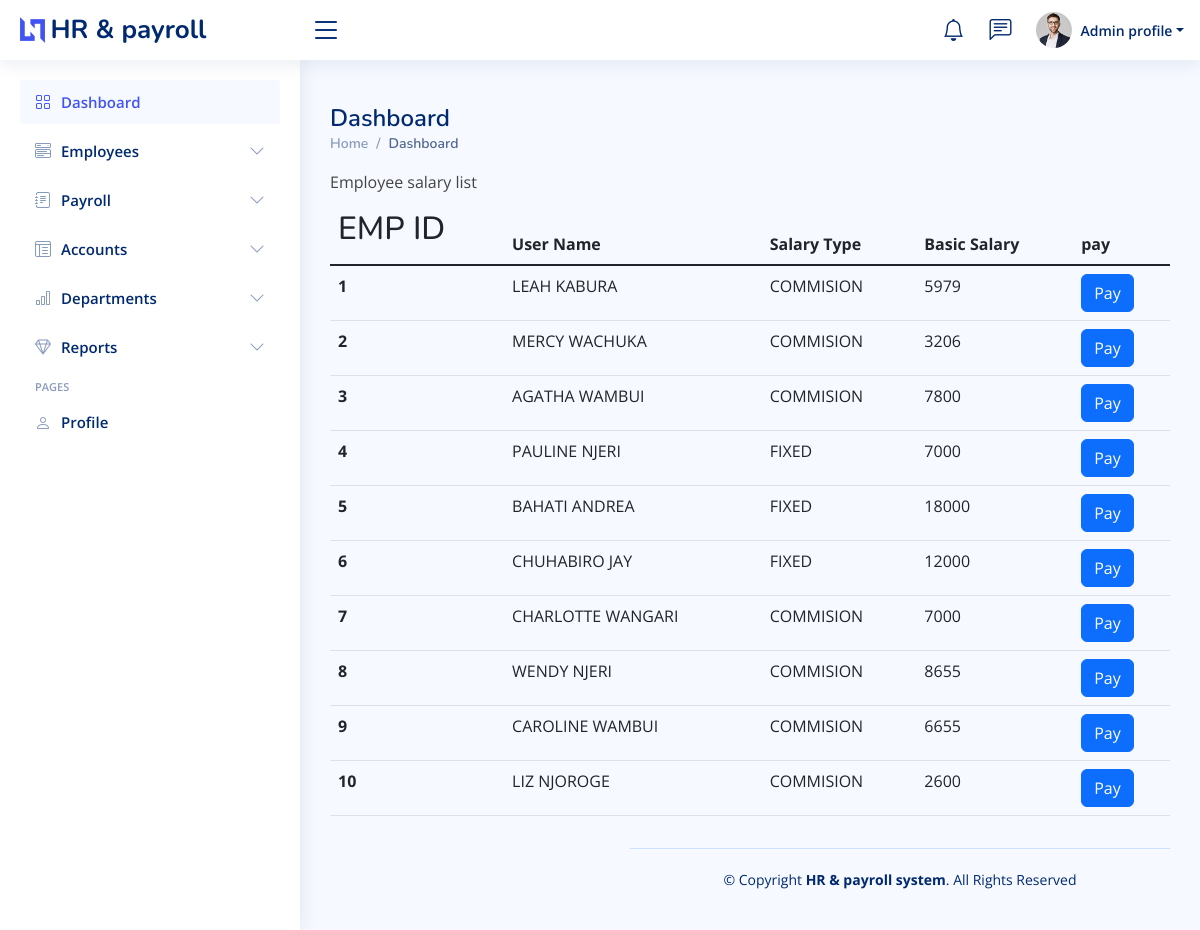
/home/employeeSalaryList, run on the app's committed database.
### first/models.py (models this page shows, shortened)
class Employees(models.Model):
    SALARY_TYPE_CHOICES = (
        ('COMMISION', 'Commision'),
        ('FIXED', 'Fixed'),
    )
    first_name = models.CharField(max_length=255)
    middle_name = models.CharField(max_length=255)
    last_name = models.CharField(max_length=255)
    username = models.CharField(max_length=255)
    Employement_id = models.IntegerField()
    Email = models.EmailField(blank=True, null=True)
    phone_number = models.IntegerField(blank=True, null=True)
    kra_pin = models.IntegerField(blank=True, null=True)
    image = models.ImageField(upload_to='upload/', default = 'a.png', blank=True, null=True)
    front_id_image = models.ImageField(upload_to='upload/',  default = 'a.png' ,  blank=True, null=True)
    back_id_image = models.ImageField(upload_to='upload/',  default = 'a.png',  blank=True, null=True)
    salary_type=models.CharField(max_length=255,blank=True, choices=SALARY_TYPE_CHOICES)
    department = models.ForeignKey("Department", on_delete=models.CASCADE, related_name='employees')
    next_of_kin_first_name = models.CharField(max_length=255, blank=True, null=True)
    next_of_kin_middle_name =models.CharField(max_length=255, blank=True, null=True)
    next_of_kin_last_name = models.CharField(max_length=255, blank=True, null=True)
    next_of_kin_national_id = models.IntegerField( blank=True, null=True)
    next_of_kin_relationship = models.CharField(max_length=255, blank=True, null=True)
    next_of_kin_phone_number = models.IntegerField(blank=True, null=True)
    next_of_kin_email = models.EmailField(blank=True, null=True)
    date = models.DateTimeField(auto_now_add=True, blank=True, null=True)
    total_income = models.IntegerField(default=0, blank=True)

### first/views.py (the view)
# urls.py: path('employeeSalaryList', views.employeeSalaryList, name='employeeSalaryList'),
def employeeSalaryList(request):
    employees = Employees.objects.all()
    departments = Employees.objects.all()
    managers = Manager.objects.all()
    commision_saralies =  Commision_saraly.objects.all()
    fixed_salaries = Fixed_saraly.objects.all()
    allowanceses = allowances.objects.all()
    deduction = deductions.objects.all()
    salary_detail = salary_details.objects.all()
    job_types = job_type.objects.all()
    commission_template = commission_templates.objects.all()
    manageSalaries =  ManageSalary.objects.all()
    SelectDepartments = SelectDepartment.objects.all()
    PayrollSummaries =  PayrollSummary.objects.all()
    advanceSalaries =  AdvanceSalary.objects.all()
    departments = Department.objects.all()
    dailyWorks = DailyWork.objects.all()
    first_departments = first_department.objects.all()
    context = {
        'employees' : employees,
        'departments' : departments,
        'managers' : managers,
        'commision_saralies' : commision_saralies,
        'fixed_salaries' :  fixed_salaries,
        'allowanceses' :  allowanceses,
        ' deductions' :  deduction,
        'salary_details' : salary_detail,
        'job_types' : job_types,
        'commission_templates' : commission_template,
        'manageSalaries ' :  manageSalaries,
        'SelectDepartments' :  SelectDepartments,
        'PayrollSummaries' : PayrollSummaries,
        'advanceSalaries' : advanceSalaries,
        'dailyWorks ' :  dailyWorks,
        'first_departments' :  first_departments
    }
    return render(request, 'Dashboard/employeeSalaryList.html', context)

### first/templates/Dashboard/employeeSalaryList.html
{% extends "Dashboard/base.html" %}
{% load bootstrap5 %}
{% block content %}
<div class="mb-3">
  <label for="employment_id" class="form-label">Employee salary list</label>
  <div>
    <table class="table">
      <thead>
        <tr>
          <th scope="col"><h2>EMP ID</h2></th>
          <th scope="col">User Name</th>
          <th scope="col">Salary Type</th>
          <th scope="col">Basic Salary</th>
          <th scope="col">pay </th>
        </tr>
      </thead>
      <tbody class="table-group-divider">
          {% for employee in employees%}
          <tr>
          <th scope="row">{{ employee.Employement_id }}</th>
          <td>{{ employee.username }}</td>
          <td>{{ employee.salary_type }}</td>
          <td>{{ employee.total_income }}</td>
          <td>
              <button class="btn btn-primary" type="submit">Pay</button>
          </td>
        </tr>
            {% endfor  %}
      </tbody>
    </table>
  </div>
</div>
{% endblock content %}

### static/css/style.css (style rules this page uses)
:root { scroll-behavior: smooth; }
body { font-family: "Open Sans", sans-serif; background: #f6f9ff; color: #444444; }
h1, h2, h3, h4, h5, h6 { font-family: "Nunito", sans-serif; }

### data on the page
Employees: Employement_id "1", username "LEAH KABURA", salary_type "COMMISION", total_income "5979"
Employees: Employement_id "2", username "MERCY WACHUKA", salary_type "COMMISION", total_income "3206"
Employees: Employement_id "3", username "AGATHA WAMBUI", salary_type "COMMISION", total_income "7800"
Employees: Employement_id "4", username "PAULINE NJERI", salary_type "FIXED", total_income "7000"
Employees: Employement_id "5", username "BAHATI ANDREA", salary_type "FIXED", total_income "18000"
Employees: Employement_id "6", username "CHUHABIRO JAY", salary_type "FIXED", total_income "12000"
Employees: Employement_id "7", username "CHARLOTTE WANGARI", salary_type "COMMISION", total_income "7000"
Employees: Employement_id "8", username "WENDY NJERI", salary_type "COMMISION", total_income "8655"
Employees: Employement_id "9", username "CAROLINE WAMBUI", salary_type "COMMISION", total_income "6655"
Employees: Employement_id "10", username "LIZ NJOROGE", salary_type "COMMISION", total_income "2600"
